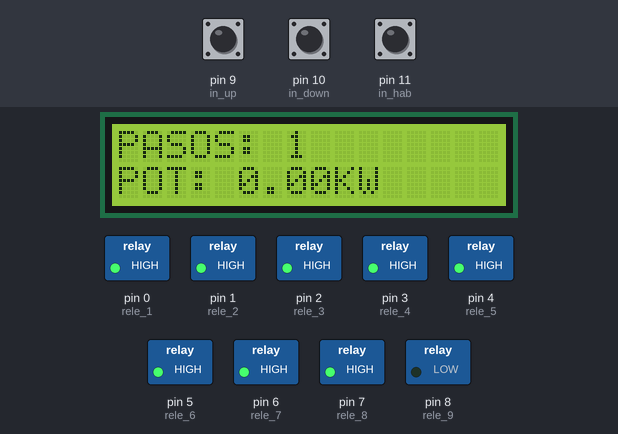
A sketch run on a simulated Arduino Uno, built with avr-gcc and run on an emulated ATmega328P. Shown: 16×2 character LCD, switched loads named in the sketch (green lamp = pin HIGH). The test bench sets the inputs (shaded band); at power-on: pin 10 (in_down) LOW, pin 9 (in_up) LOW, pin 11 (in_hab) HIGH.

Above: at 2.3 s.
2.4 s: pin 10 (in_down) pulled HIGH for 0.15 s
At 3.6 s:
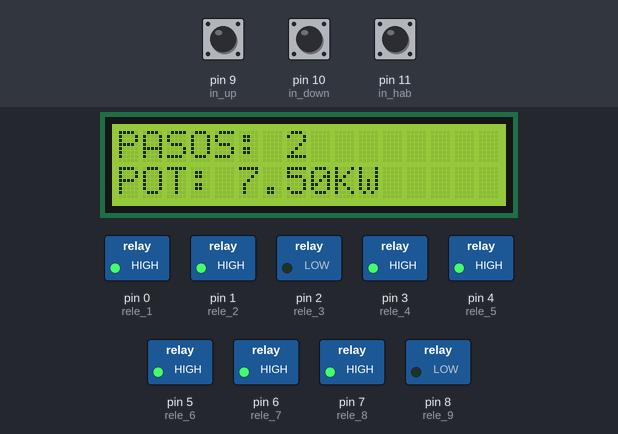
4.1 s: pin 10 (in_down) pulled HIGH for 1 s
At 5.0 s:
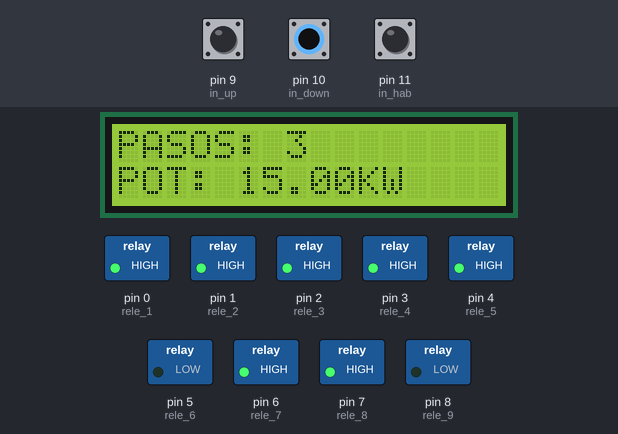
6.6 s: pin 10 (in_down) pulled HIGH for 0.15 s
At 8.0 s:
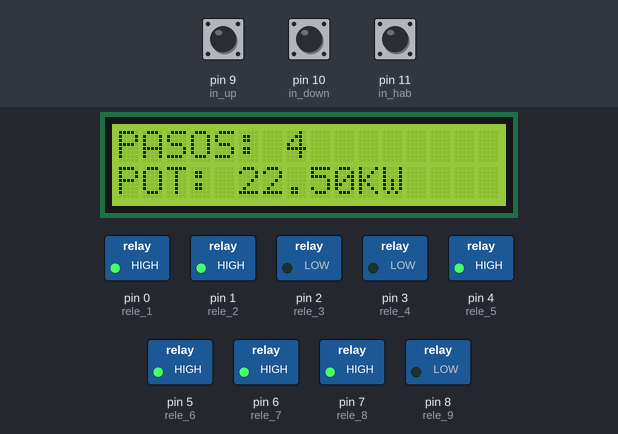
8.3 s: pin 10 (in_down) pulled HIGH for 3.2 s
At 9.4 s:
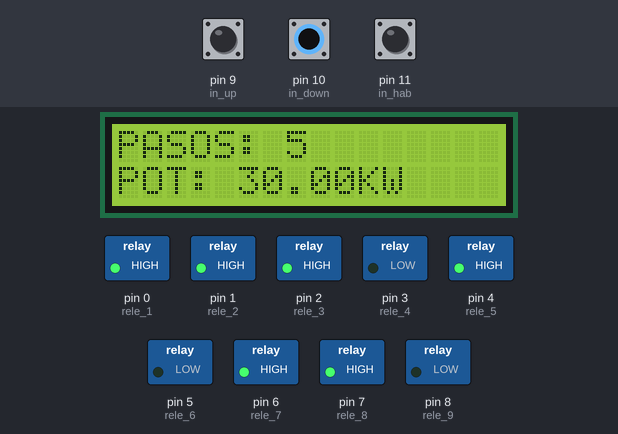
13.0 s: pin 10 (in_down) pulled HIGH for 0.15 s
At 14.1 s:
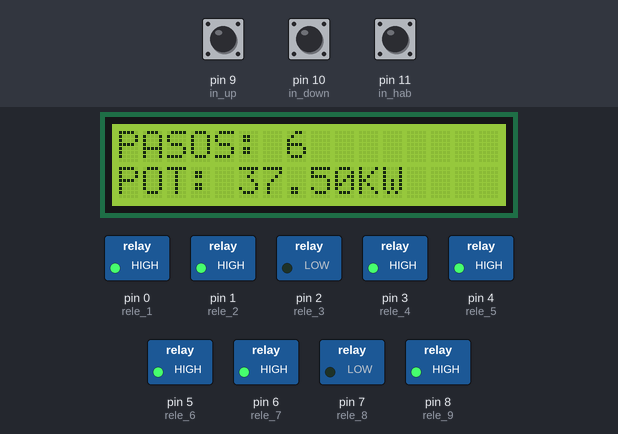
14.7 s: pin 10 (in_down) pulled HIGH for 1 s
At 15.4 s:
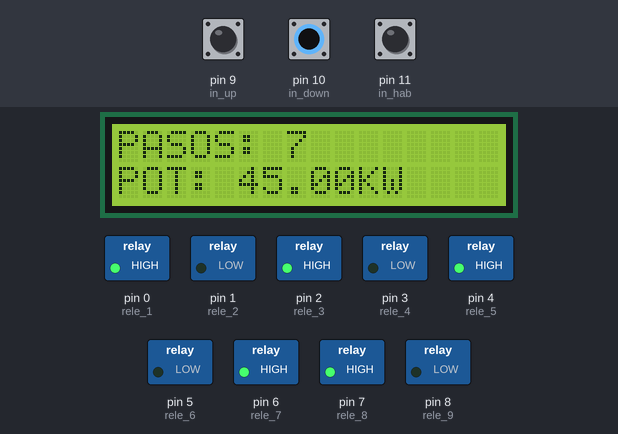
Timing chart, 0 to 17.7 s (numbered marks = the images above; inputs shaded):
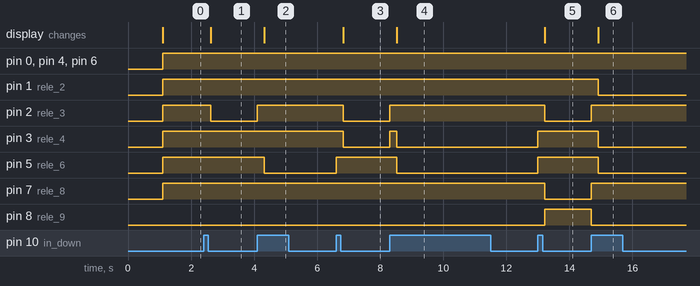

Measured:
- after the input at 2.4 s, pin 2 (rele_3): HIGH → LOW after 0.22 s; the display: changes after 0.22 s (image 1)
- after the input at 4.1 s, pin 2 (rele_3): LOW → HIGH at once; pin 5 (rele_6): HIGH → LOW after 0.22 s; the display: changes after 0.22 s (image 2)
- after the input at 6.6 s, pin 2 (rele_3), pin 3 (rele_4): HIGH → LOW after 0.22 s; pin 5 (rele_6): LOW → HIGH at once; the display: changes after 0.22 s (image 3)
- after the input at 8.3 s, pin 2 (rele_3): LOW → HIGH at once; pin 3 (rele_4): LOW → HIGH at once, → LOW 0.22 s later; pin 5 (rele_6): HIGH → LOW after 0.22 s; the display: changes after 0.22 s (image 4)
- after the input at 13.0 s, pin 2 (rele_3), pin 7 (rele_8): HIGH → LOW after 0.22 s; pin 3 (rele_4), pin 5 (rele_6): LOW → HIGH at once; pin 8 (rele_9): LOW → HIGH after 0.22 s; the display: changes after 0.22 s (image 5)
- after the input at 14.7 s, pin 1 (rele_2), pin 3 (rele_4), pin 5 (rele_6): HIGH → LOW after 0.22 s; pin 2 (rele_3), pin 7 (rele_8): LOW → HIGH at once; pin 8 (rele_9): HIGH → LOW at once; the display: changes after 0.22 s (image 6)

The sketch:

Banco_1.0.ino
```cpp
#include <Wire.h>
#include <LiquidCrystal_I2C.h>
LiquidCrystal_I2C lcd(0x27,16,2);
//variable LCD
const byte columna = 0;
byte fila;
const byte columna2 = 1;
byte fila2;
String contenido;
String contenido2;
//variables Rele
const byte rele_1 = 0;
const byte rele_2 = 1;
const byte rele_3 = 2;
const byte rele_4 = 3;
const byte rele_5 = 4;
const byte rele_6 = 5;
const byte rele_7 = 6;
const byte rele_8 = 7;
const byte rele_9 = 8;
boolean est_r1 = 1;
boolean est_r2 = 1;
boolean est_r3 = 1;
boolean est_r4 = 1;
boolean est_r5 = 1;
boolean est_r6 = 1;
boolean est_r7 = 1;
boolean est_r8 = 1;
boolean est_r9 = 0;
//Variables pulsadores
const byte in_up = 9;
const byte in_down = 10;
const byte in_hab = 11;
boolean est_up;
boolean est_down;
boolean est_hab;
boolean seg_up = 0;
boolean seg_down = 0;
boolean seg_hab = 0;
//Variables de control
int pos_paso = 1;
float potencia = 0;


void setup(){
  //Configuracion LCD
  lcd.init();
  lcd.backlight();
  //Pines Rele
  pinMode(rele_1,OUTPUT);
  pinMode(rele_2,OUTPUT);
  pinMode(rele_3,OUTPUT);
  pinMode(rele_4,OUTPUT);
  pinMode(rele_5,OUTPUT);
  pinMode(rele_6,OUTPUT);
  pinMode(rele_7,OUTPUT);
  pinMode(rele_8,OUTPUT);
  pinMode(rele_9,OUTPUT);
  //Pines Pulsadores
  pinMode(in_up, INPUT);
  pinMode(in_down, INPUT);
  pinMode(in_hab, INPUT);
  //Configuracion Inicial
  fila = 3;
  contenido = "INICIANDO";
  Visual();
  delay(1000);
  lcd.clear();
  fila = 0;
  contenido = "PASOS: "+ String(pos_paso);
  fila2 = 0;
  contenido2 = "POT: " + String(potencia) + "KW";
  Visual();
}


void loop(){
  Lectura_pulsador();
  Logica();
  Salida();
}

void Lectura_pulsador(){      //Lee el estado de los pulsadores
  est_up = digitalRead(in_up);
  est_down = digitalRead(in_down);
  est_hab = digitalRead(in_hab);
  if((seg_up == 1)&&(est_up == 0)){   //Configuracion del pulsador UP
    seg_up = 0;
  }
  if((seg_up == 1)&&(est_up == 1)){
    est_up = 0;
  }
  if((seg_up == 0)&&(est_up == 1)){
    est_up = 1;
    seg_up = 1;
  }

  if((seg_down == 1)&&(est_down == 0)){   //Configuracion del pulsador DOWN
    seg_down = 0;
  }
  if((seg_down == 1)&&(est_down == 1)){
    est_down = 0;
  }
  if((seg_down == 0)&&(est_down == 1)){
    est_down = 1;
    seg_down = 1;
  }

  if((seg_hab == 1)&&(est_hab == 0)){   //COnfiguracion del pulsador HAB
    seg_hab = 0;
  }
  if((seg_hab == 1)&&(est_hab == 1)){
    est_hab = 0;
  }
  if((seg_hab == 0)&&(est_hab == 1)){
    est_hab = 1;
    seg_hab = 1;
  }

}


void Logica(){    //Proceso de comparacion y decisiones
  if((est_down == 1)&&(pos_paso < 17)){
    cuenta_cero();
    Salida();
    delay(200);
    pos_paso = pos_paso +1;
    potencia = potencia + 7.5;
    Tabla();
    Menu_pasos();
  }
  if((est_up == 1)&&(pos_paso > 1)){
    cuenta_cero();
    Salida();
    delay(200);
    pos_paso = pos_paso -1;
    potencia = potencia - 7.5;
    Tabla();
    Menu_pasos();
  }
}

void Menu_pasos(){
    fila = 0;
    contenido = "PASOS: " + String(pos_paso);
    fila2 = 0;
    contenido2 = "POT: " + String(potencia) + "KW";
    Visual();
}


void Visual(){    //Configuro lo que se visualizara en el LCD
  lcd.clear();
  lcd.setCursor(fila,columna);
  lcd.print(contenido);
  lcd.setCursor(fila2,columna2);
  lcd.print(contenido2);
}

void Tabla(){
  if(pos_paso == 1){
    est_r1 = 1;
    est_r2 = 1;
    est_r3 = 1;
    est_r4 = 1;
    est_r5 = 1;
    est_r6 = 1;
    est_r7 = 1;
    est_r8 = 1;
    est_r9 = 0; //Inversa
  }
  if(pos_paso == 2){
    est_r1 = 1;
    est_r2 = 1;
    est_r3 = 0;
    est_r4 = 1;
    est_r5 = 1;
    est_r6 = 1;
    est_r7 = 1;
    est_r8 = 1;
    est_r9 = 0;
  }
  if(pos_paso == 3){
    est_r1 = 1;
    est_r2 = 1;
    est_r3 = 1;
    est_r4 = 1;
    est_r5 = 1;
    est_r6 = 0;
    est_r7 = 1;
    est_r8 = 1;
    est_r9 = 0;
  }
  if(pos_paso == 4){
    est_r1 = 1;
    est_r2 = 1;
    est_r3 = 0;
    est_r4 = 0;
    est_r5 = 1;
    est_r6 = 1;
    est_r7 = 1;
    est_r8 = 1;
    est_r9 = 0;
  }
  if(pos_paso == 5){
    est_r1 = 1;
    est_r2 = 1;
    est_r3 = 1;
    est_r4 = 0;
    est_r5 = 1;
    est_r6 = 0;
    est_r7 = 1;
    est_r8 = 1;
    est_r9 = 0;
  }
  if(pos_paso == 6){
    est_r1 = 1;
    est_r2 = 1;
    est_r3 = 0;
    est_r4 = 1;
    est_r5 = 1;
    est_r6 = 1;
    est_r7 = 1;
    est_r8 = 0;
    est_r9 = 1;
  }
  if(pos_paso == 7){
    est_r1 = 1;
    est_r2 = 0;
    est_r3 = 1;
    est_r4 = 0;
    est_r5 = 1;
    est_r6 = 0;
    est_r7 = 1;
    est_r8 = 1;
    est_r9 = 0;
  }
  if(pos_paso == 8){
    est_r1 = 1;
    est_r2 = 1;
    est_r3 = 0;
    est_r4 = 0;
    est_r5 = 1;
    est_r6 = 1;
    est_r7 = 1;
    est_r8 = 0;
    est_r9 = 1;
  }
  if(pos_paso == 9){
    est_r1 = 1;
    est_r2 = 0;
    est_r3 = 1;
    est_r4 = 0;
    est_r5 = 1;
    est_r6 = 0;
    est_r7 = 0;
    est_r8 = 1;
    est_r9 = 0;
  }
  if(pos_paso == 10){
    est_r1 = 1;
    est_r2 = 0;
    est_r3 = 0;
    est_r4 = 1;
    est_r5 = 1;
    est_r6 = 0;
    est_r7 = 1;
    est_r8 = 0;
    est_r9 = 1;
  }
  if(pos_paso == 11){
    est_r1 = 0;
    est_r2 = 0;
    est_r3 = 1;
    est_r4 = 0;
    est_r5 = 0;
    est_r6 = 0;
    est_r7 = 1;
    est_r8 = 1;
    est_r9 = 0;
  }
  if(pos_paso == 12){
    est_r1 = 1;
    est_r2 = 1;
    est_r3 = 0;
    est_r4 = 0;
    est_r5 = 0;
    est_r6 = 0;
    est_r7 = 1;
    est_r8 = 0;
    est_r9 = 1;
  }
  if(pos_paso == 13){
    est_r1 = 0;
    est_r2 = 0;
    est_r3 = 1;
    est_r4 = 0;
    est_r5 = 0;
    est_r6 = 0;
    est_r7 = 0;
    est_r8 = 1;
    est_r9 = 0;
  }
  if(pos_paso == 14){
    est_r1 = 1;
    est_r2 = 0;
    est_r3 = 0;
    est_r4 = 0;
    est_r5 = 1;
    est_r6 = 0;
    est_r7 = 0;
    est_r8 = 0;
    est_r9 = 1;
  }
  if(pos_paso == 15){
    est_r1 = 1;
    est_r2 = 0;
    est_r3 = 1;
    est_r4 = 0;
    est_r5 = 0;
    est_r6 = 0;
    est_r7 = 0;
    est_r8 = 0;
    est_r9 = 1;
  }
  if(pos_paso == 16){
    est_r1 = 1;
    est_r2 = 0;
    est_r3 = 0;
    est_r4 = 0;
    est_r5 = 0;
    est_r6 = 0;
    est_r7 = 0;
    est_r8 = 0;
    est_r9 = 1;
  }
  if(pos_paso == 17){
    est_r1 = 0;
    est_r2 = 0;
    est_r3 = 1;
    est_r4 = 0;
    est_r5 = 0;
    est_r6 = 0;
    est_r7 = 0;
    est_r8 = 0;
    est_r9 = 1;
  }
}


void Salida(){   //Habilita o desabilita las salidas
  digitalWrite(rele_1,est_r1);
  digitalWrite(rele_2,est_r2);
  digitalWrite(rele_3,est_r3);
  digitalWrite(rele_4,est_r4);
  digitalWrite(rele_5,est_r5);
  digitalWrite(rele_6,est_r6);
  digitalWrite(rele_7,est_r7);
  digitalWrite(rele_8,est_r8);
  digitalWrite(rele_9,est_r9);
}

void cuenta_cero(){
  est_r1 = 1;
  est_r2 = 1;
  est_r3 = 1;
  est_r4 = 1;
  est_r5 = 1;
  est_r6 = 1;
  est_r7 = 1;
  est_r8 = 1;
  est_r9 = 0; //Inversa
}
```
